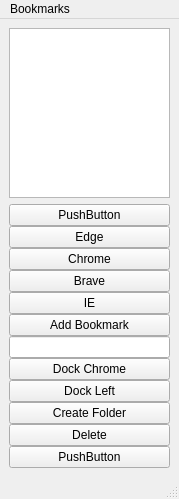
<?xml version="1.0" encoding="UTF-8"?>
<ui version="4.0">
 <class>MainWindow</class>
 <widget class="QMainWindow" name="MainWindow">
  <property name="geometry">
   <rect>
    <x>0</x>
    <y>0</y>
    <width>179</width>
    <height>499</height>
   </rect>
  </property>
  <property name="sizePolicy">
   <sizepolicy hsizetype="Preferred" vsizetype="Preferred">
    <horstretch>0</horstretch>
    <verstretch>0</verstretch>
   </sizepolicy>
  </property>
  <property name="windowTitle">
   <string>MainWindow</string>
  </property>
  <widget class="QWidget" name="centralwidget">
   <layout class="QVBoxLayout" name="verticalLayout_2">
    <item>
     <widget class="QTreeView" name="treeView">
      <property name="layoutDirection">
       <enum>Qt::LeftToRight</enum>
      </property>
      <property name="frameShadow">
       <enum>QFrame::Plain</enum>
      </property>
      <property name="lineWidth">
       <number>1</number>
      </property>
      <property name="indentation">
       <number>20</number>
      </property>
      <attribute name="headerVisible">
       <bool>false</bool>
      </attribute>
     </widget>
    </item>
    <item>
     <layout class="QVBoxLayout" name="verticalLayout">
      <property name="spacing">
       <number>0</number>
      </property>
      <property name="sizeConstraint">
       <enum>QLayout::SetFixedSize</enum>
      </property>
      <property name="leftMargin">
       <number>0</number>
      </property>
      <item>
       <widget class="QPushButton" name="pushButton">
        <property name="text">
         <string>PushButton</string>
        </property>
       </widget>
      </item>
      <item>
       <widget class="QPushButton" name="startEdge">
        <property name="text">
         <string>Edge</string>
        </property>
       </widget>
      </item>
      <item>
       <widget class="QPushButton" name="pushStartChrome">
        <property name="text">
         <string>Chrome</string>
        </property>
       </widget>
      </item>
      <item>
       <widget class="QPushButton" name="pushButton_2">
        <property name="text">
         <string>Brave</string>
        </property>
       </widget>
      </item>
      <item>
       <widget class="QPushButton" name="pushIE">
        <property name="text">
         <string>IE</string>
        </property>
       </widget>
      </item>
      <item>
       <widget class="QPushButton" name="buttonAddBookmark">
        <property name="text">
         <string>Add Bookmark</string>
        </property>
       </widget>
      </item>
      <item>
       <widget class="QLineEdit" name="bookmarkDirectory"/>
      </item>
      <item>
       <widget class="QPushButton" name="dockChromeRight">
        <property name="text">
         <string>Dock Chrome</string>
        </property>
       </widget>
      </item>
      <item>
       <widget class="QPushButton" name="pushDockLeft">
        <property name="text">
         <string>Dock Left</string>
        </property>
       </widget>
      </item>
      <item>
       <widget class="QPushButton" name="pushCreateFolder">
        <property name="text">
         <string>Create Folder</string>
        </property>
       </widget>
      </item>
      <item>
       <widget class="QPushButton" name="pushDelete">
        <property name="text">
         <string>Delete</string>
        </property>
       </widget>
      </item>
      <item>
       <widget class="QPushButton" name="pushButton_3">
        <property name="text">
         <string>PushButton</string>
        </property>
       </widget>
      </item>
     </layout>
    </item>
   </layout>
  </widget>
  <widget class="QMenuBar" name="menubar">
   <property name="geometry">
    <rect>
     <x>0</x>
     <y>0</y>
     <width>179</width>
     <height>21</height>
    </rect>
   </property>
   <widget class="QMenu" name="menuBookmarks">
    <property name="title">
     <string>Bookmarks</string>
    </property>
   </widget>
   <addaction name="menuBookmarks"/>
  </widget>
  <widget class="QStatusBar" name="statusbar"/>
 </widget>
 <resources/>
 <connections/>
</ui>
